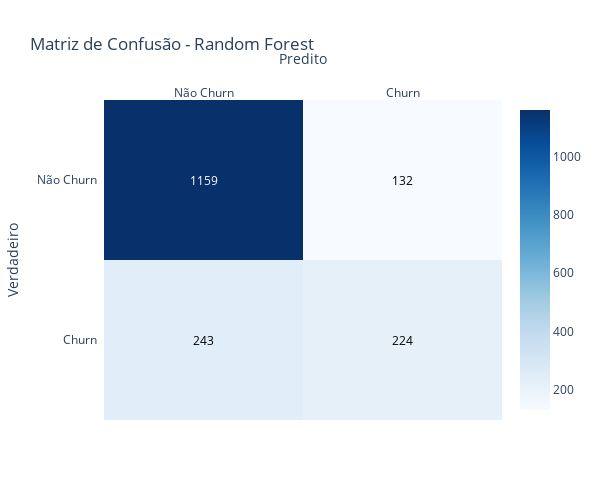
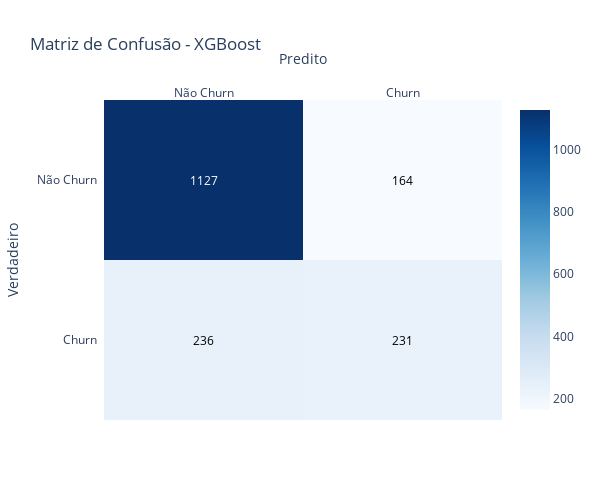

The cell these charts' notebook holds for them, in order:
### Code cell
def plot_and_save_confusion_matrix(y_true, y_pred, labels, title, filename):
    cm = confusion_matrix(y_true, y_pred)
    
    z_text = [[str(y) for y in x] for x in cm]
    
    fig = ff.create_annotated_heatmap(
        z=cm,
        x=labels,
        y=labels,
        annotation_text=z_text,
        colorscale='Blues',
        showscale=True,
        reversescale=False
    )
    
    fig.update_layout(
        title_text=title,
        xaxis_title='Predito',
        yaxis_title='Verdadeiro',
        yaxis_autorange='reversed',
        width=600,
        height=500
    )
    
    # Salvar a figura em PNG
    pio.write_image(fig, filename, scale=2)
    
    fig.show()

# Labels das classes
labels = ['Não Churn', 'Churn']

# Plot e salvar para Random Forest
plot_and_save_confusion_matrix(y_test, y_pred_rf, labels, 'Matriz de Confusão - Random Forest', '../reports/figures/confusion_matrix_rf.png')

# Plot e salvar para XGBoost
plot_and_save_confusion_matrix(y_test, y_pred_xgb, labels, 'Matriz de Confusão - XGBoost', '../reports/figures/confusion_matrix_xgb.png')

### Figure 1 — Plotly figure (JSON) as saved in the notebook; plotly's stock layout.template omitted (floating-point values rounded to 4 significant figures)
{"data": [{"colorscale": [[0, "rgb(247,251,255)"], [0.125, "rgb(222,235,247)"], [0.25, "rgb(198,219,239)"], [0.375, "rgb(158,202,225)"], [0.5, "rgb(107,174,214)"], [0.625, "rgb(66,146,198)"], [0.75, "rgb(33,113,181)"], [0.875, "rgb(8,81,156)"], [1, "rgb(8,48,107)"]], "reversescale": false, "showscale": true, "type": "heatmap", "x": ["Não Churn", "Churn"], "y": ["Não Churn", "Churn"], "z": [[1159, 132], [243, 224]]}], "layout": {"annotations": [{"font": {"color": "#FFFFFF"}, "showarrow": false, "text": "1159", "x": "Não Churn", "xref": "x", "y": "Não Churn", "yref": "y"}, {"font": {"color": "#000000"}, "showarrow": false, "text": "132", "x": "Churn", "xref": "x", "y": "Não Churn", "yref": "y"}, {"font": {"color": "#000000"}, "showarrow": false, "text": "243", "x": "Não Churn", "xref": "x", "y": "Churn", "yref": "y"}, {"font": {"color": "#000000"}, "showarrow": false, "text": "224", "x": "Churn", "xref": "x", "y": "Churn", "yref": "y"}], "height": 500, "title": {"text": "Matriz de Confusão - Random Forest"}, "width": 600, "xaxis": {"dtick": 1, "gridcolor": "rgb(0, 0, 0)", "side": "top", "ticks": "", "title": {"text": "Predito"}}, "yaxis": {"autorange": "reversed", "dtick": 1, "ticks": "", "ticksuffix": "  ", "title": {"text": "Verdadeiro"}}}}

### Figure 2 — Plotly figure (JSON) as saved in the notebook; plotly's stock layout.template omitted (floating-point values rounded to 4 significant figures)
{"data": [{"colorscale": [[0, "rgb(247,251,255)"], [0.125, "rgb(222,235,247)"], [0.25, "rgb(198,219,239)"], [0.375, "rgb(158,202,225)"], [0.5, "rgb(107,174,214)"], [0.625, "rgb(66,146,198)"], [0.75, "rgb(33,113,181)"], [0.875, "rgb(8,81,156)"], [1, "rgb(8,48,107)"]], "reversescale": false, "showscale": true, "type": "heatmap", "x": ["Não Churn", "Churn"], "y": ["Não Churn", "Churn"], "z": [[1127, 164], [236, 231]]}], "layout": {"annotations": [{"font": {"color": "#FFFFFF"}, "showarrow": false, "text": "1127", "x": "Não Churn", "xref": "x", "y": "Não Churn", "yref": "y"}, {"font": {"color": "#000000"}, "showarrow": false, "text": "164", "x": "Churn", "xref": "x", "y": "Não Churn", "yref": "y"}, {"font": {"color": "#000000"}, "showarrow": false, "text": "236", "x": "Não Churn", "xref": "x", "y": "Churn", "yref": "y"}, {"font": {"color": "#000000"}, "showarrow": false, "text": "231", "x": "Churn", "xref": "x", "y": "Churn", "yref": "y"}], "height": 500, "title": {"text": "Matriz de Confusão - XGBoost"}, "width": 600, "xaxis": {"dtick": 1, "gridcolor": "rgb(0, 0, 0)", "side": "top", "ticks": "", "title": {"text": "Predito"}}, "yaxis": {"autorange": "reversed", "dtick": 1, "ticks": "", "ticksuffix": "  ", "title": {"text": "Verdadeiro"}}}}
